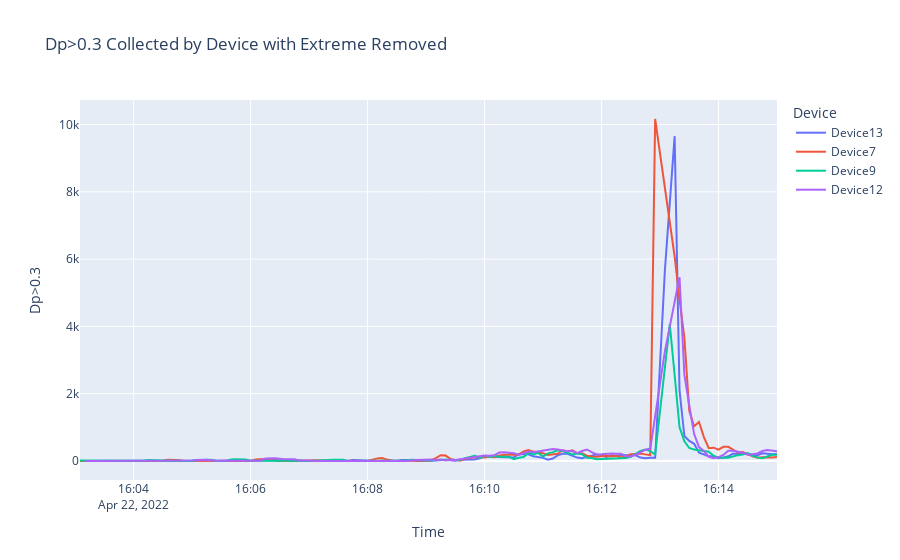

Notebook code for this chart:
### Code cell
removed_extreme_plot = plot_line_chart(dp3_removed_extreme, 'Datetime_round', 'Dp>0.3', 'Dp>0.3 Collected by Device with Extreme Removed')
removed_extreme_plot.show()
